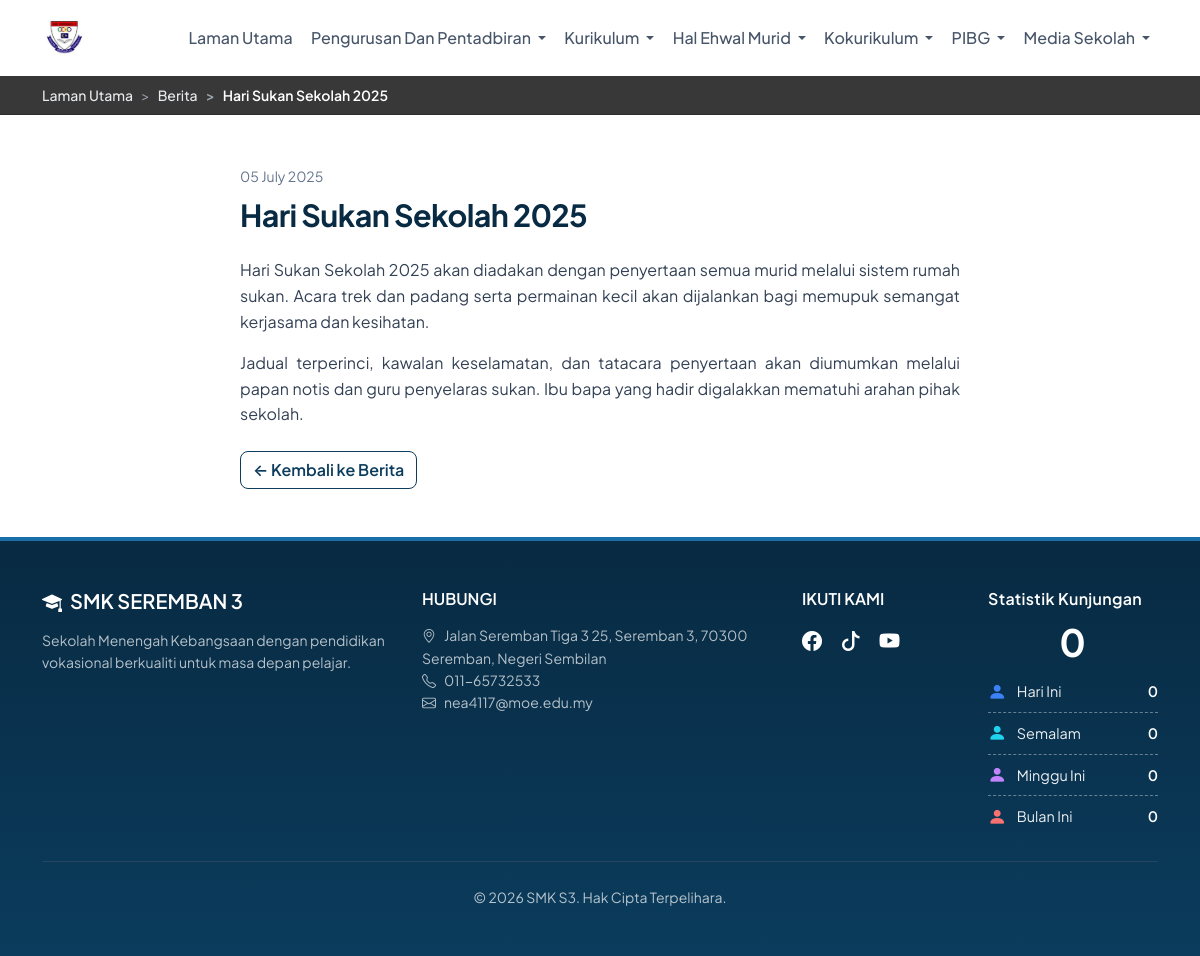
/news.php?slug=hari-sukan-sekolah-2025, run on the app's committed database.
### tables this page shows
CREATE TABLE IF NOT EXISTS news (
    id INT AUTO_INCREMENT PRIMARY KEY,
    title VARCHAR(255) NOT NULL,
    slug VARCHAR(255) NOT NULL UNIQUE,
    excerpt TEXT,
    content TEXT,
    image_url VARCHAR(500) DEFAULT NULL,
    published_at DATETIME DEFAULT NULL,
    created_at TIMESTAMP DEFAULT CURRENT_TIMESTAMP,
    updated_at TIMESTAMP DEFAULT CURRENT_TIMESTAMP ON UPDATE CURRENT_TIMESTAMP
);

### includes/functions.php (called while the page is built, shortened)
<?php
function smks3_news_body_html(?string $content, ?string $fallbackExcerpt = ''): string
{
    $content = trim((string) $content);
    if ($content !== '') {
        if (preg_match('/<[a-z][a-z0-9]*\b/i', $content)) {
            return $content;
        }
        return smks3_plain_text_to_paragraphs($content);
    }
    return '';
}
function smks3_fetch_news_by_slug(string $slug): ?array
{
    $slug = trim($slug);
    try {
        $pdo = getConnection();
        $stmt = $pdo->prepare(
            'SELECT id, title, slug, excerpt, content, published_at FROM news WHERE slug = :slug AND published_at IS NOT NULL LIMIT 1'
        );
        $stmt->execute(['slug' => $slug]);
        $row = $stmt->fetch(PDO::FETCH_ASSOC);
        return $row ?: null;
    } catch (Throwable $e) {
        return null;
    }
}

### news.php (the view, shortened to what this page needs)
<?php
require_once __DIR__ . '/includes/functions.php';
$slugParam = isset($_GET['slug']) ? trim((string) $_GET['slug']) : '';
$legacyId = isset($_GET['id']) && is_numeric($_GET['id']) ? (int) $_GET['id'] : 0;
$news_item = null;
if ($slugParam !== '' && preg_match('/^[a-zA-Z0-9_-]+$/', $slugParam)) {
    $news_item = smks3_fetch_news_by_slug($slugParam);
}
require_once __DIR__ . '/includes/header.php';
?>
<?php if ($news_item) : ?>
<section class="py-5">
    <div class="container">
        <article class="mx-auto" style="max-width: 720px;">
            <small class="text-muted"><?= date('d F Y', strtotime($news_item['published_at'])) ?></small>
            <h1 class="fw-bold mt-2 mb-4"><?= htmlspecialchars($news_item['title']) ?></h1>
            <div class="content news-article-content">
                <?= smks3_news_body_html($news_item['content'] ?? '', $news_item['excerpt'] ?? '') ?>
            </div>
            <a href="news.php" class="btn btn-outline-primary mt-4">← Kembali ke Berita</a>
        </article>
    </div>
</section>
<?php endif; ?>
<?php require_once __DIR__ . '/includes/footer.php'; ?>

### includes/header.php (style rules this page uses)
:root { --school-primary: #0B3C5D; --school-primary-light: #0d4a73; --school-primary-dark: #082a42; --school-accent: #1a6fa8; --nav-active-bg: #3a8cc4; --nav-active-bg-hover: #2f7aad; --school-bg-subtle: #f8fafc; --school-border: #e2e8f0; --bs-primary: #0B3C5D; --bs-primary-rgb: 11, 60, 93; --bs-body-font-family: 'Plus Jakarta Sans', -apple-system, BlinkMacSystemFont, sans-serif; }
body { font-family: var(--bs-body-font-family); color: #1e293b; line-height: 1.6; }
body.site-nav-fixed { padding-top: var(--site-navbar-height, 4.75rem); }
a:not(.nav-link):not(.navbar-brand):not(footer a) { color: var(--school-primary); }
.btn-outline-primary { border-color: var(--school-primary); color: var(--school-primary); font-weight: 600; border-radius: 8px; }
section { padding-top: 3.5rem; padding-bottom: 3.5rem; }
section h1 { font-size: 1.9rem; margin-bottom: 0.5rem; }
section h1, section h2 { font-weight: 700; color: var(--school-primary-dark); letter-spacing: -0.02em; }
.text-muted { color: #52606d !important; }
section .text-muted, .card-text.text-muted { color: #475569 !important; }
.news-article-content p { margin-bottom: 1rem; text-align: justify; text-justify: inter-word; }
.news-article-content p:last-child { margin-bottom: 0; }
section p, section li { color: #334155; }
small.text-muted { color: #64748b !important; }

### data on the page
news: published_at "05 July 2025", title "Hari Sukan Sekolah 2025", content+excerpt "Hari Sukan Sekolah 2025 akan diadakan dengan penyertaan semua murid melalui sistem rumah sukan. Acara trek dan padang serta permainan kecil akan dijalankan bagi memupuk semangat kerjasama dan kesihatan. Jadual terperinci, kawalan keselamatan, dan tatacara penyertaan akan diumumkan melalui papan notis dan guru penyelaras sukan. Ibu bapa yang hadir digalakkan mematuhi arahan pihak sekolah."

### other printed values
$label "Laman Utama"
$label "Berita"
$label "Hari Sukan Sekolah 2025"
$smks3_visit_stats['total'] "0"
$smks3_visit_stats['today'] "0"
$smks3_visit_stats['yesterday'] "0"
$smks3_visit_stats['week'] "0"
$smks3_visit_stats['month'] "0"
